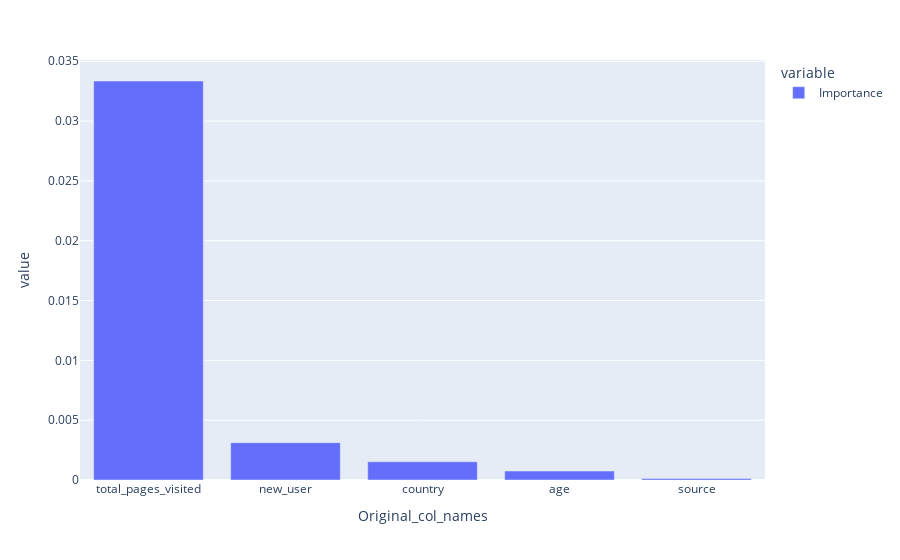

Source (notebook cell):
### Code cell
fig = px.bar(data_frame=randfor_orig_cols_imp)
fig.show()

### Figure 1 — Plotly figure (JSON) as saved in the notebook; plotly's stock layout.template omitted (floating-point values rounded to 4 significant figures)
{"data": [{"hovertemplate": "variable=Importance<br>Original_col_names=%{x}<br>value=%{y}<extra></extra>", "legendgroup": "Importance", "marker": {"color": "#636efa", "pattern": {"shape": ""}}, "name": "Importance", "orientation": "v", "showlegend": true, "textposition": "auto", "type": "bar", "x": ["total_pages_visited", "new_user", "country", "age", "source"], "xaxis": "x", "y": [0.03335, 0.003117, 0.001523, 0.0007468, 0.0001288], "yaxis": "y"}], "layout": {"barmode": "relative", "legend": {"title": {"text": "variable"}, "tracegroupgap": 0}, "margin": {"t": 60}, "xaxis": {"anchor": "y", "domain": [0, 1], "title": {"text": "Original_col_names"}}, "yaxis": {"anchor": "x", "domain": [0, 1], "title": {"text": "value"}}}}
